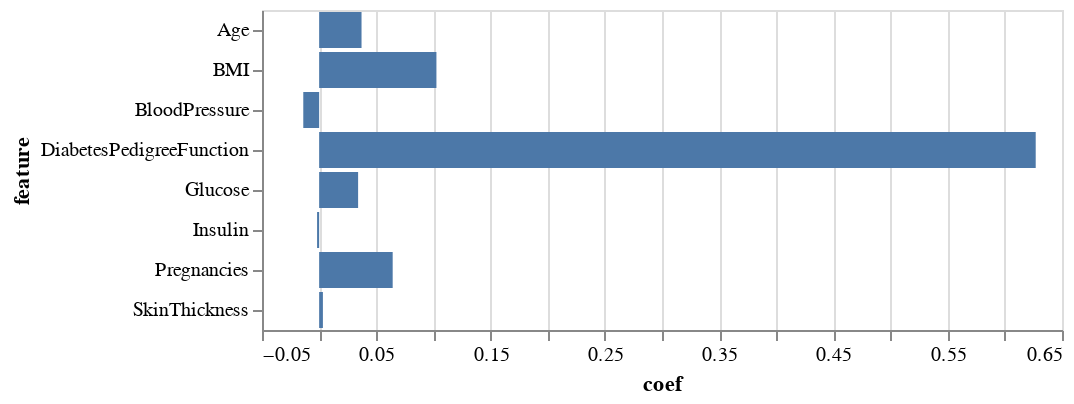

Notebook code cell kept with this figure:
### Markdown cell above
What's more, we can plot the coefficient for each feature.

### Code cell
_df = pd.DataFrame({"feature": list(X_train.columns), "coef": clf_LR.coef_[0]})
alt.Chart(_df).mark_bar().encode(
    y="feature",
    x="coef",
    tooltip=["feature","coef"]
)

### Figure 1 — Vega-Lite specification as saved in the notebook (floating-point values rounded to 4 significant figures)
{"config": {"view": {"continuousWidth": 400, "continuousHeight": 300}}, "data": {"name": "data-ec2a0949927148cb43e5c2e604c15084"}, "mark": "bar", "encoding": {"tooltip": [{"field": "feature", "type": "nominal"}, {"field": "coef", "type": "quantitative"}], "x": {"field": "coef", "type": "quantitative"}, "y": {"field": "feature", "type": "nominal"}}, "$schema": "https://vega.github.io/schema/vega-lite/v4.17.0.json", "datasets": {"data-ec2a0949927148cb43e5c2e604c15084": [{"feature": "Pregnancies", "coef": 0.06435}, {"feature": "Glucose", "coef": 0.0341}, {"feature": "BloodPressure", "coef": -0.01388}, {"feature": "SkinThickness", "coef": 0.00329}, {"feature": "Insulin", "coef": -0.001804}, {"feature": "BMI", "coef": 0.1026}, {"feature": "DiabetesPedigreeFunction", "coef": 0.627}, {"feature": "Age", "coef": 0.03709}]}}
